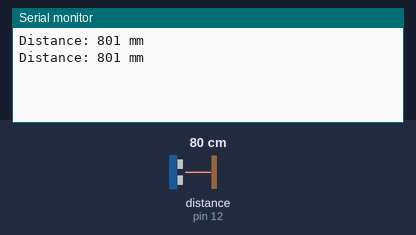
Simulated run of this sketch. Board: Arduino Uno, built with avr-gcc and run on an emulated ATmega328P. Parts: the last lines printed to the serial monitor. Wiring (inferred from the names in the program): ultrasonic range finder: trigger pin 13; echo pin 12. Inputs (shaded band) come from the test bench; at power-on: distance to the obstacle (sensor on pin 12) 80 cm. The echo pulse lasts 58.3 µs per cm.

Above: at 1.2 s.
1.3 s: distance to the obstacle (sensor on pin 12) set to 2 cm
At 1.67 s:
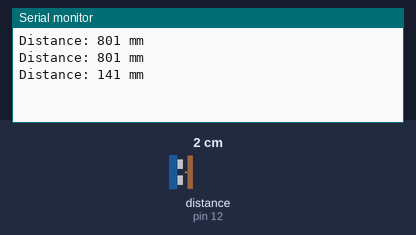
2.8 s: distance to the obstacle (sensor on pin 12) set to 4 cm
At 2.85 s:
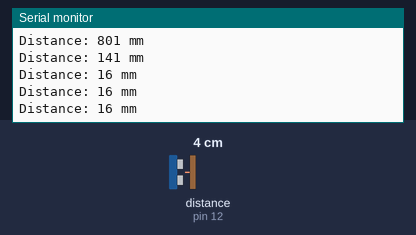
Timing chart, 0 to 5.8 s (numbered marks = the images above; inputs shaded):
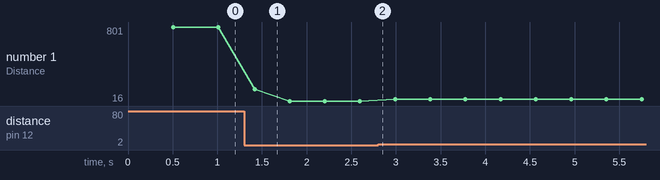

Measured:
- after the input at 1.3 s, the serial monitor: prints a new line after 0.12 s (image 1)
- plotted number 1: 801 → 16 after the input at 1.3 s, 16 → 37 after the input at 2.8 s

The sketch:

experiment.ino
```cpp
#define TRIGGER_PIN 13
#define ECHO_PIN 12
#define USONIC_DIV 58.0
#define MEASURE_SAMPLE_DELAY 5
#define MEASURE_SAMPLES 25
#define MEASURE_DELAY 250

void setup()
{
	// Serial monitoring
	Serial.begin(115200);

	// Initializing Trigger Output and Echo Input
	pinMode(TRIGGER_PIN, OUTPUT);
	pinMode(ECHO_PIN, INPUT);

	// Reset the trigger pin and wait a half a second
	digitalWrite(TRIGGER_PIN, LOW);
	delayMicroseconds(500);
}

long singleMeasurement()
{
	long duration = 0;

    if(TRIGGER_PIN) {
		//Ensure trigger pin was LOW before measurement.
		digitalWrite(TRIGGER_PIN, LOW);
		//Wait 2us
		delayMicroseconds(2);
	}
	// Measure: Set Trigger High to begin measurement.
	digitalWrite(TRIGGER_PIN, HIGH);
	// wait for 11 µs
	delayMicroseconds(11);
	// put the trigger down
	digitalWrite(TRIGGER_PIN, LOW);
	//  and wait for the echo
	duration = pulseIn(ECHO_PIN, HIGH);
	return (long) (((float) duration / USONIC_DIV) * 10.0);
}

long measure()
{
	long measureSum = 0;
	for (int i = 0; i < MEASURE_SAMPLES; i++)
	{
		delay(MEASURE_SAMPLE_DELAY);
		measureSum += singleMeasurement();
	}
	return measureSum / MEASURE_SAMPLES;
}

void loop()
{
	delay(MEASURE_DELAY);
	long distance = measure();
	Serial.print("Distance: ");
	Serial.print(distance);
	Serial.println(" mm");
}
```
